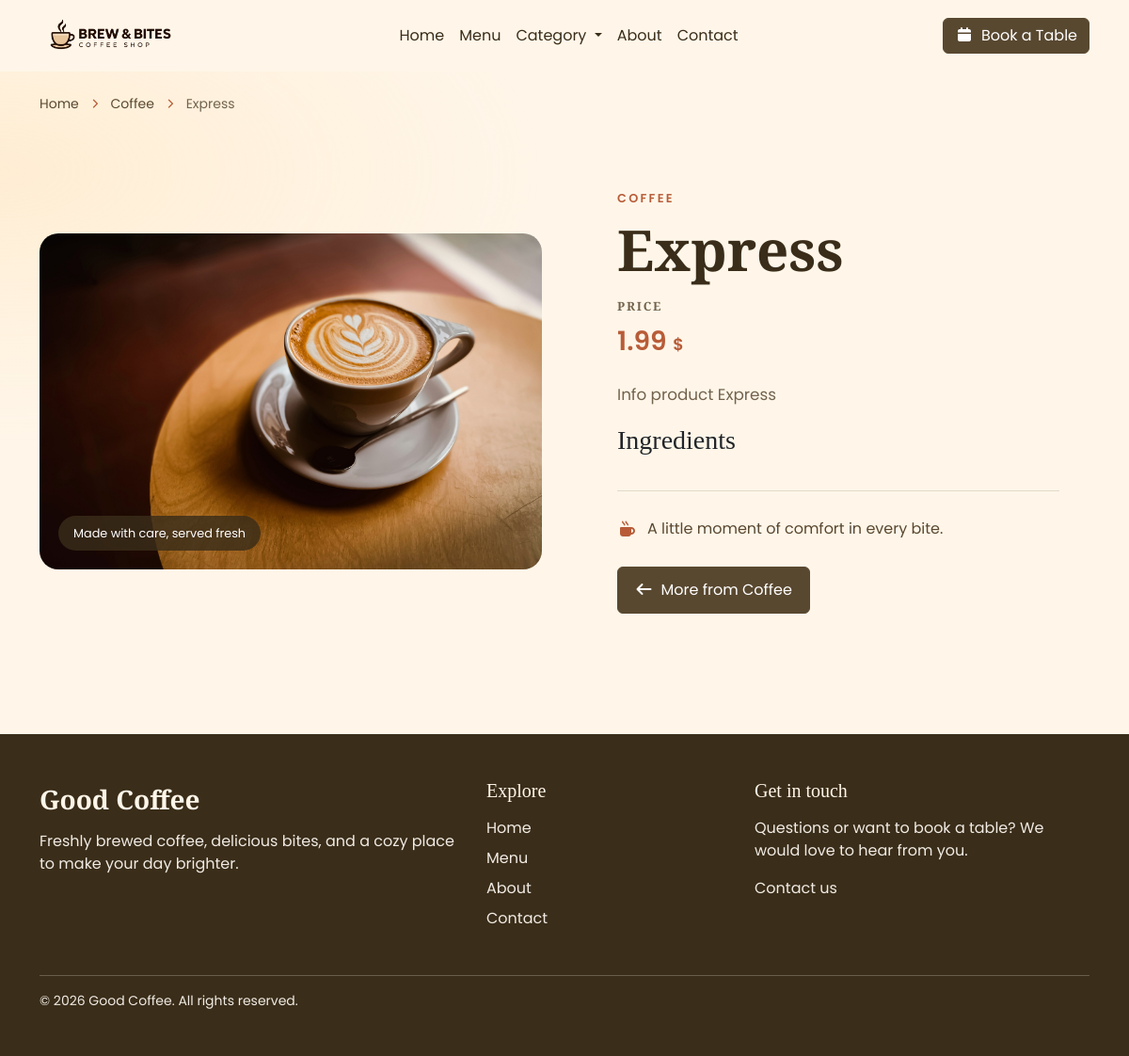
Before: /product/express with the older database file.
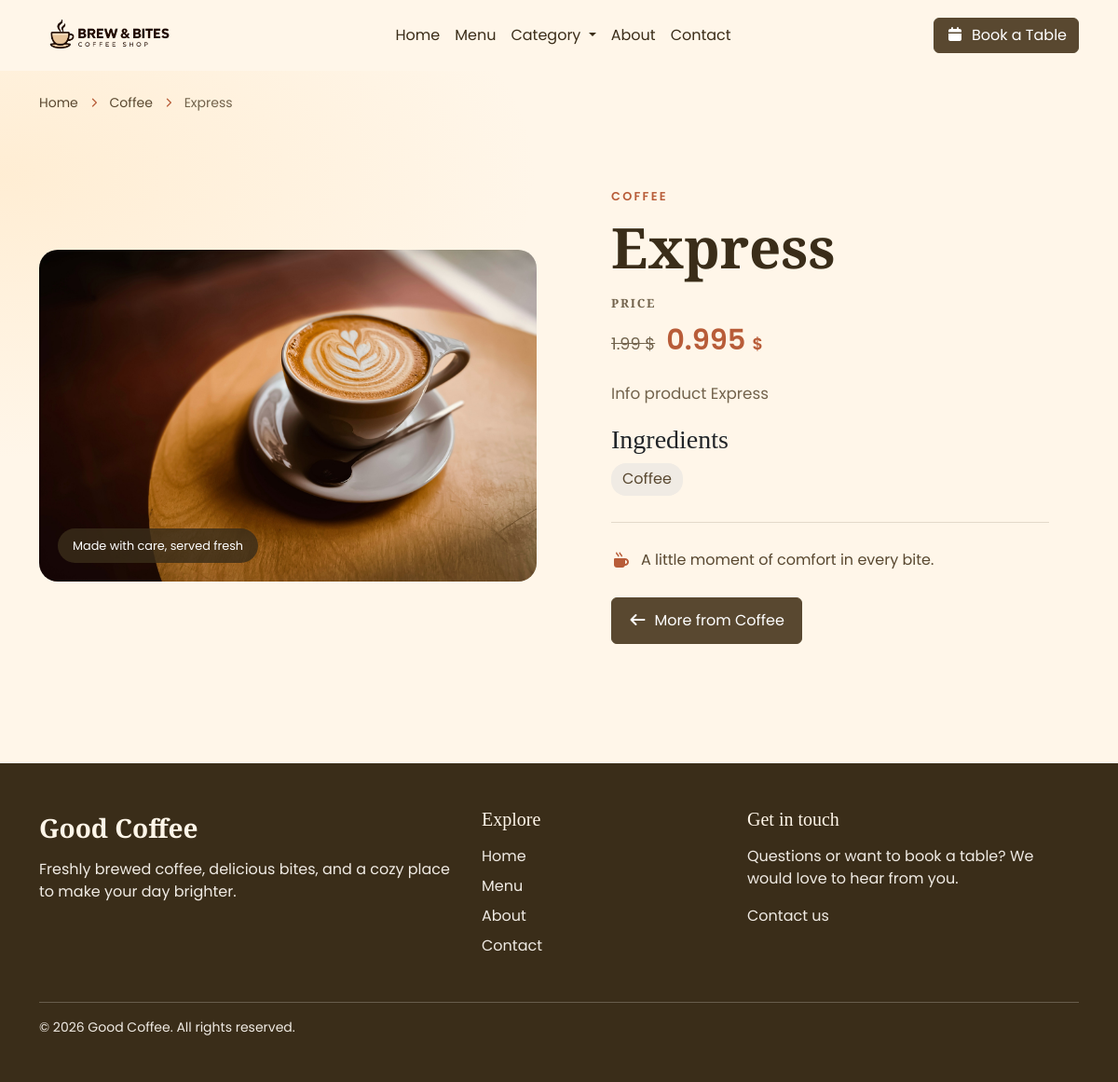
After: the same page with the newer database file.
### aplikacion/models.py (models this page shows, shortened)
class Product(models.Model):
    product_slug = models.SlugField(primary_key=True)
    product_name = models.CharField(max_length=200, null=True, blank=True)
    product_description = models.TextField(null=True, blank=True)
    product_price = models.DecimalField(max_digits=6, decimal_places=2, null=True, blank=True)
    product_image = models.ImageField(upload_to="product/")
    product_category = models.ForeignKey(Category, on_delete=models.CASCADE, null=True, blank=True)
    product_ingredient = models.ManyToManyField(Ingredient, blank=True, null=True)

class Category(models.Model):
    category_name = models.CharField(max_length=200, null=True, blank=True)
    category_slug = models.SlugField(primary_key=True)

class Sale(models.Model):
    sale_product = models.OneToOneField(Product, on_delete=models.CASCADE, blank=True, null=True)
    sale_percentage = models.IntegerField(null=True, blank=True)
    @property
    def price_sale(self):
        if self.sale_percentage and self.sale_product.product_price:
            price = (self.sale_product.product_price*self.sale_percentage)/100
            new_price = self.sale_product.product_price-price
            return new_price
        else:
            return None

class Ingredient(models.Model):
    ingredient_name = models.CharField(max_length=200, null=True, blank=True)

### aplikacion/views.py (the view)
# urls.py: path("product/<slug>", views.product, name="productPage")
def product(request, slug):
    allCategory = Category.objects.all()
    getProduct = Product.objects.get(product_slug=slug)
    context = {"allCategory":allCategory, "getProduct":getProduct}
    return render(request, "product.html", context)

### aplikacion/templates/product.html (shortened to what this page needs)
{% extends 'index.html' %}
{% load static %}
{% block content %}
<main class="product-page">
    <section class="container product-detail">
        <nav class="product-breadcrumb" aria-label="Breadcrumb">
            <a href="{% url 'homePage' %}">Home</a>
            <i class="fa-solid fa-chevron-right" aria-hidden="true"></i>
            {% if getProduct.product_category %}
            <a
                href="{% url 'categoryPage' getProduct.product_category.category_slug %}">{{getProduct.product_category.category_name}}</a>
            <i class="fa-solid fa-chevron-right" aria-hidden="true"></i>
            {% endif %}
            <span aria-current="page">{{getProduct.product_name}}</span>
        </nav>
        <div class="row g-4 g-lg-5 align-items-center">
            <div class="col-12 col-lg-6">
                <div class="product-image-frame">
                    <img src="{{getProduct.product_image.url}}" alt="{{getProduct.product_name}}" class="product-image">
                    <span class="product-image-caption">Made with care, served fresh</span>
                </div>
            </div>
            <div class="col-12 col-lg-6">
                <div class="product-copy">
                    {% if getProduct.product_category %}
                    <p class="product-category-label">{{getProduct.product_category.category_name}}</p>
                    {% endif %}
                    <h1>{{getProduct.product_name}}</h1>
                    <h2>Price</h2>
                    <div class="product-pricing">
                        {% if getProduct.sale.price_sale %}
                        <p class="product-price product-price-original"><s>{{getProduct.product_price}} <span>$</span></s></p>
                        <p class="product-price product-price-sale">{{getProduct.sale.price_sale}} <span>$</span></p>
                        {% else %}
                        <p class="product-price">{{getProduct.product_price}} <span>$</span></p>
                        {% endif %}
                    </div>
                    {% if getProduct.product_description %}
                    <p class="product-description">{{getProduct.product_description}}</p>
                    {% endif %}
                    <h3>Ingredients</h3>
                    <ul class="product-ingredients">
                        {% for ingredient in getProduct.product_ingredient.all %}
                        <li>{{ingredient.ingredient_name}}</li>
                        {% endfor %}
                    </ul>
                    <div class="product-details-divider"></div>
                    <p class="product-note"><i class="fa-solid fa-mug-hot" aria-hidden="true"></i> A little moment of
                        comfort in every bite.</p>
                    {% if getProduct.product_category %}
                    <a href="{% url 'categoryPage' getProduct.product_category.category_slug %}"
                        class="btn product-back-link">
                        <i class="fa-solid fa-arrow-left me-2" aria-hidden="true"></i>More from
                        {{getProduct.product_category.category_name}}
                    </a>
                    {% else %}
                    <a href="{% url 'menuPage' %}" class="btn product-back-link">
                        <i class="fa-solid fa-arrow-left me-2" aria-hidden="true"></i>Browse the menu
                    </a>
                    {% endif %}
                </div>
            </div>
        </div>
    </section>
</main>
{% endblock %}

Changed rows visible on the page:
shown differently, row unchanged: Product "Express": sale.price_sale (not shown) → "0.995"
added Ingredient: ingredient_name "Coffee"
